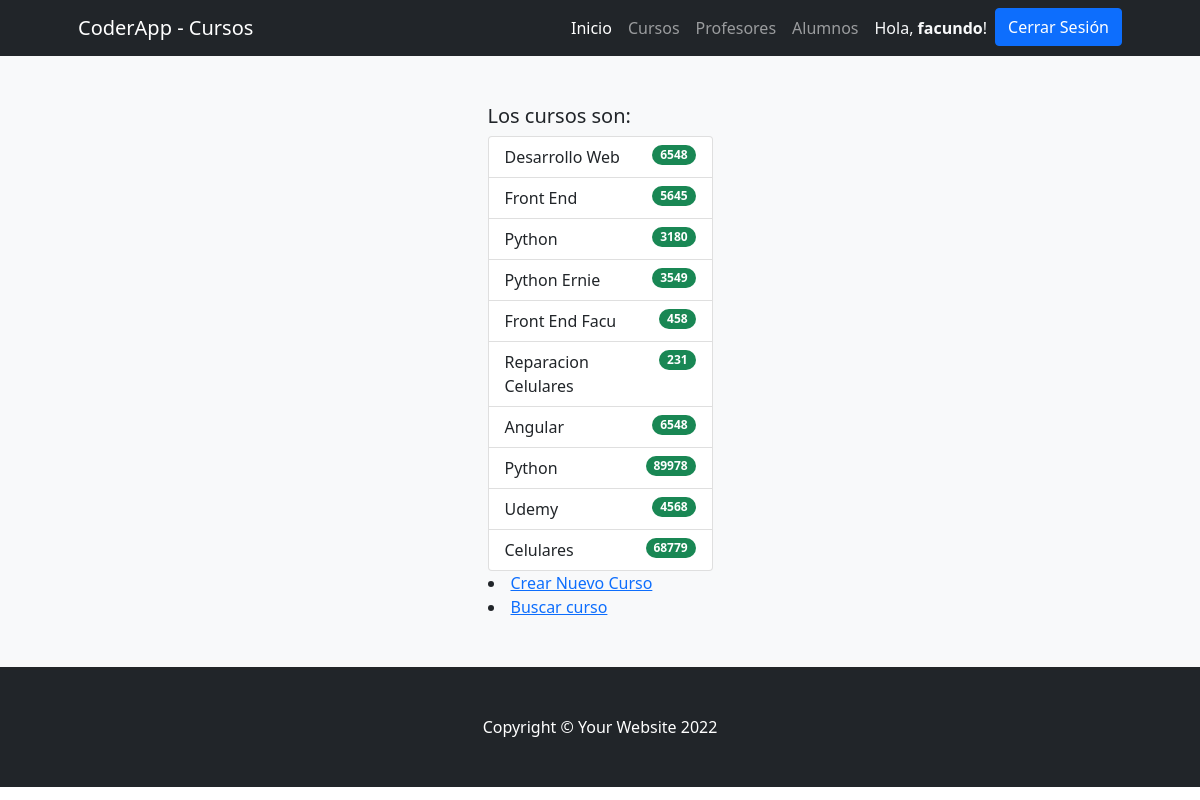
The app's page /appcye/cursos/ (signed in), older data.
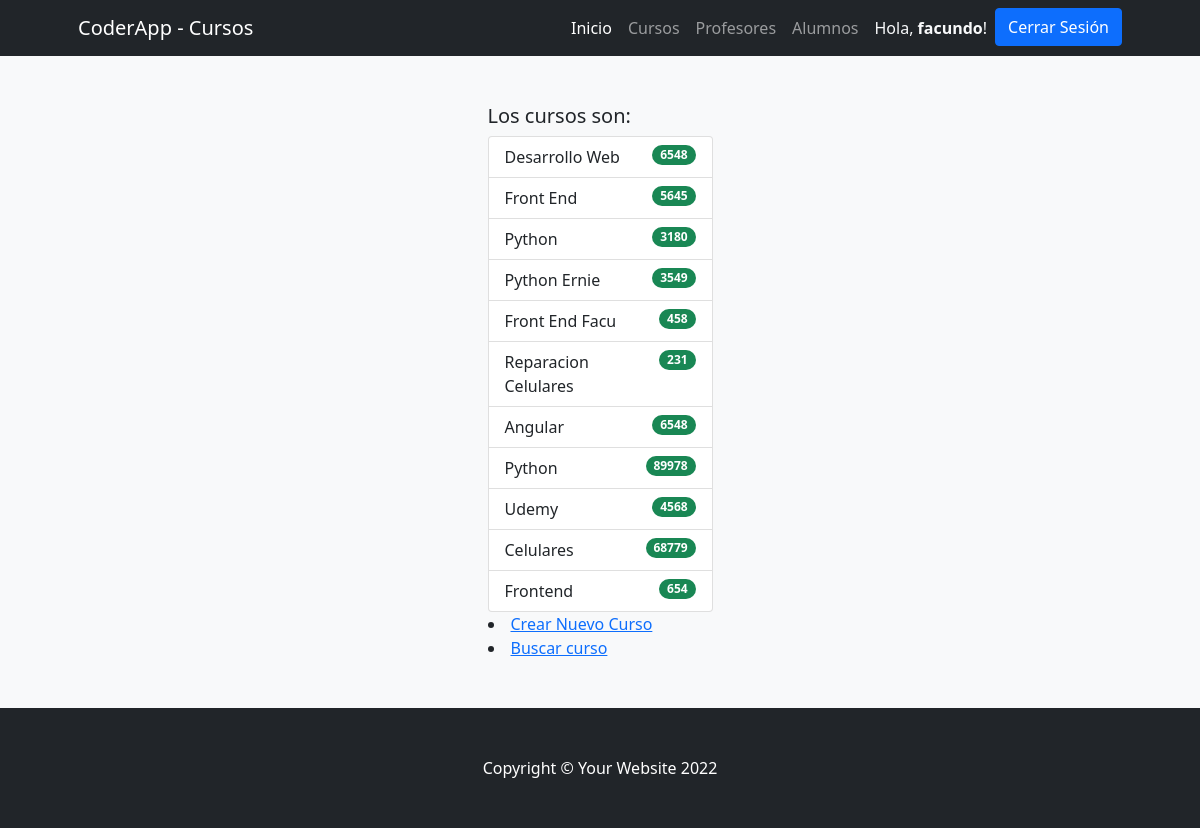
The same page, newer data.
### AppCursosyEventos/models.py (models this page shows)
class Cursos(models.Model):
    cursos = models.CharField(max_length= 30)
    comision = models.PositiveIntegerField()
    class Meta:
        verbose_name_plural = "Cursos"

### AppCursosyEventos/views.py (the view)
# urls.py: path('cursos/', cursos, name= "cursos"),
def cursos(request):
    cursos = Cursos.objects.all()
    return render(request,"CursosyEventosApp/cursos.html",{"cursos":cursos})

### AppCursosyEventos/templates/CursosyEventosApp/cursos.html (shortened to what this page needs)
{% extends 'CursosyEventosApp/base.html'%}
{%load static%}
{%block contenidoPagina%}
<section class="bg-light py-5">
    <div class="container px-5">
        <div class="row gx-5 justify-content-center">
            <div class="col-lg-3">
                <h5>Los cursos son: </h5>
                <ul class="list-group">
                    {% for curso in cursos %}
                        <li class="list-group-item d-flex justify-content-between align-items-start">
                            {{curso.cursos}}
                            <span class="badge bg-success rounded-pill">{{curso.comision}}</span>
                        </li>
                    {% endfor %}
                </ul>
                <li><a href="{% url 'crear_curso' %}"> Crear Nuevo Curso</a></li>
                <li><a href="{% url 'buscar_curso' %}"> Buscar curso</a></li>
            </div>
        </div>
    </div>
</section>
{%endblock%}

Row changes from the older to the newer data that the page shows:
added Cursos: cursos "Frontend", comision "654"
